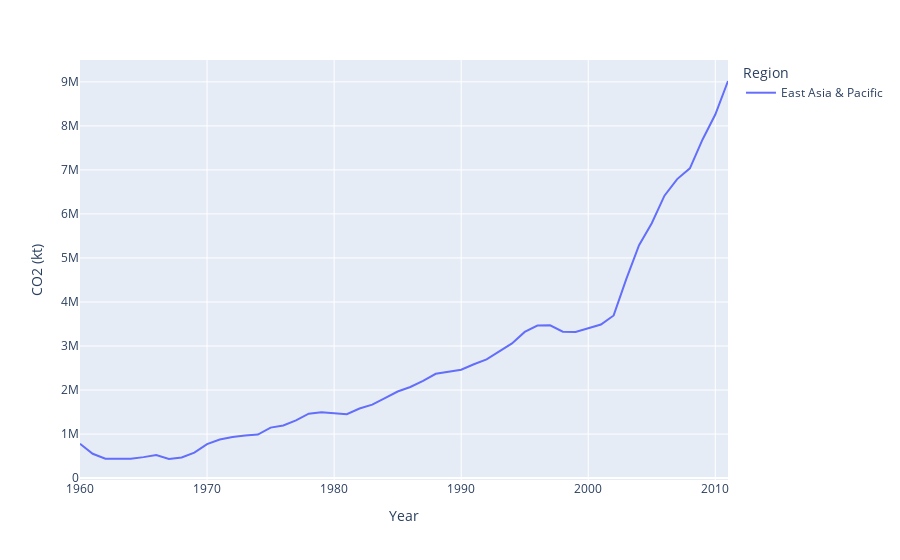

Notebook code cell kept with this figure:
### Code cell
px.line(df1['CO2 (kt) Pivoted'].query('`Country Name` == "China"').groupby(['Region','Year']).sum().reset_index(),
        x='Year', y='CO2 (kt)', color='Region')

### Figure 1 — Plotly figure (JSON) as saved in the notebook; plotly's stock layout.template omitted (floating-point values rounded to 4 significant figures)
{"data": [{"hovertemplate": "Region=East Asia & Pacific<br>Year=%{x}<br>CO2 (kt)=%{y}<extra></extra>", "legendgroup": "East Asia & Pacific", "line": {"color": "#636efa", "dash": "solid"}, "marker": {"symbol": "circle"}, "mode": "lines", "name": "East Asia & Pacific", "orientation": "v", "showlegend": true, "type": "scatter", "x": [1960, 1961, 1962, 1963, 1964, 1965, 1966, 1967, 1968, 1969, 1970, 1971, 1972, 1973, 1974, 1975, 1976, 1977, 1978, 1979, 1980, 1981, 1982, 1983, 1984, 1985, 1986, 1987, 1988, 1989, 1990, 1991, 1992, 1993, 1994, 1995, 1996, 1997, 1998, 1999, 2000, 2001, 2002, 2003, 2004, 2005, 2006, 2007, 2008, 2009, 2010, 2011], "xaxis": "x", "y": [780700.0, 552100.0, 440400.0, 436700.0, 436900.0, 476000.0, 522800.0, 433200.0, 468900.0, 577200.0, 771600.0, 876600.0, 931600.0, 968500.0, 988000.0, 1146000.0, 1196000.0, 1310000.0, 1462000.0, 1495000.0, 1467000.0, 1452000.0, 1580000.0, 1667000.0, 1815000.0, 1967000.0, 2069000.0, 2210000.0, 2370000.0, 2409000.0, 2461000.0, 2585000.0, 2696000.0, 2879000.0, 3058000.0, 3320000.0, 3463000.0, 3470000.0, 3324000.0, 3318000.0, 3405000.0, 3488000.0, 3694000.0, 4525000.0, 5288000.0, 5790000.0, 6414000.0, 6792000.0, 7035000.0, 7692000.0, 8257000.0, 9020000.0], "yaxis": "y"}], "layout": {"legend": {"title": {"text": "Region"}, "tracegroupgap": 0}, "margin": {"t": 60}, "xaxis": {"anchor": "y", "domain": [0, 1], "title": {"text": "Year"}}, "yaxis": {"anchor": "x", "domain": [0, 1], "title": {"text": "CO2 (kt)"}}}}
